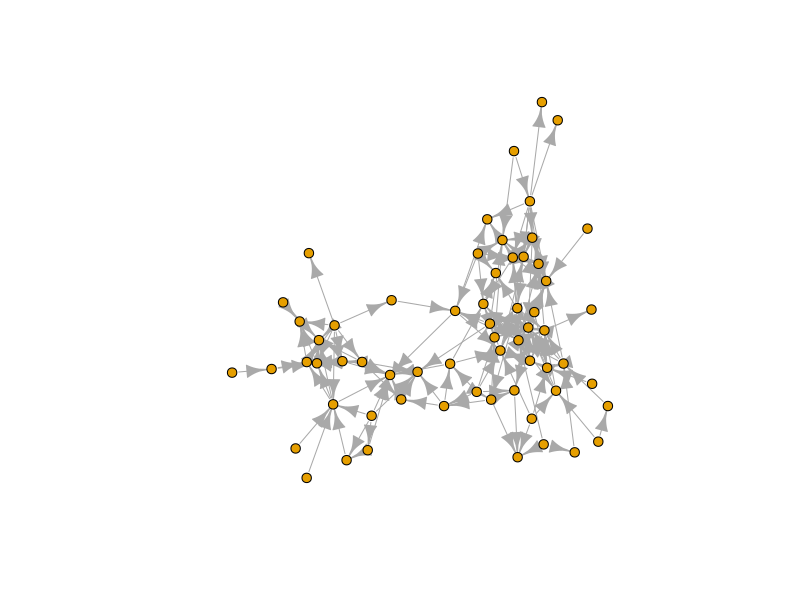

Write R code to recreate this figure.
## ---- chunk 1
data <- read.csv('dolphin_network.csv')
View(data)
## ---- chunk 2
library(igraph)
## ---- chunk 3
help("read.graph")
graph_from_data_frame
g <- graph_from_data_frame(data)
## ---- chunk 4
# This graph in DN has 62 nodes and 158 edges, has labels
summary(g)
## ---- chunk 5
# Number of nodes
vcount(g)
## ---- chunk 6
# Number of edges
ecount(g)
## ---- chunk 7
# Print nodes
V(g)
## ---- chunk 8
# Print a sample of 10 edges
E(g)[sample(1:ecount(g), 10)]
## ---- chunk 9
# Visualizing the graph
coords = layout.fruchterman.reingold(g)
plot(g, layout=coords, vertex.label=NA, vertex.size=5)
